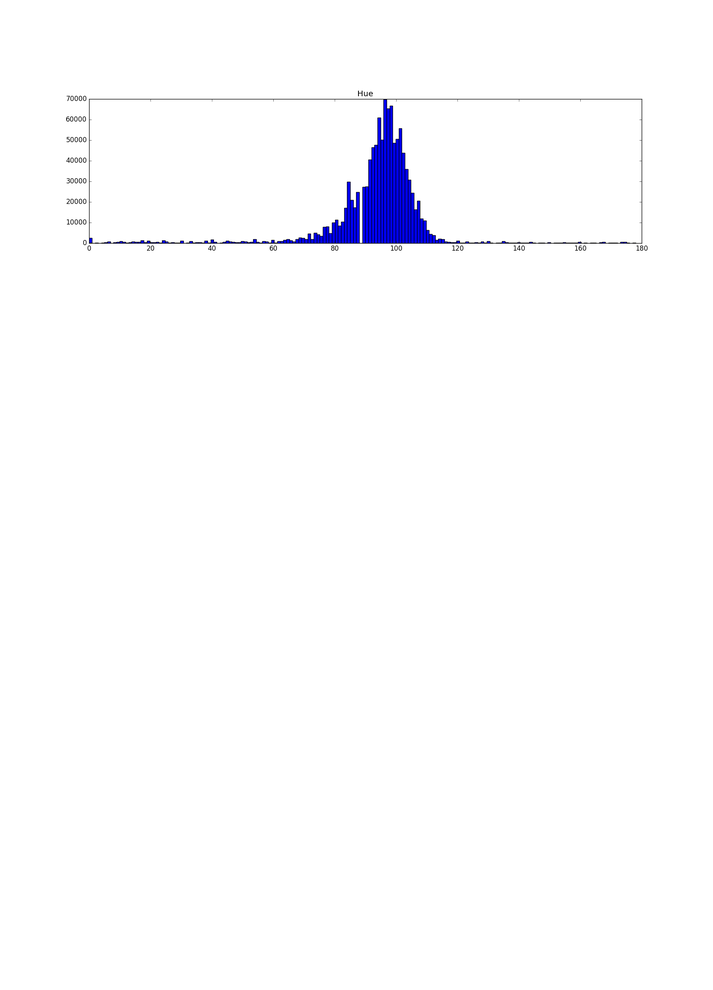
#> input picture testss-hue.png, 713 x 990 px, shrunk from 1800 x 2500 before the run
$ python doEdges.py testss-hue.png   (older library calls are emulated)
#> lines starting #> are read from the running program, lines starting #| are printed output that depends on the picture; after the words box and inside, x2 and y2 are one past the last pixel; in counts of white or black regions, pixels touching at a corner belong together
#!/usr/bin/python

from random import randint
import pdb
import sys
import time
import datetime
import cv2
import numpy as np
from matplotlib import pyplot as plt
from PIL import Image

def inverte(name, imagem):
  imagem = (255-imagem)
  cv2.imwrite(name, imagem)

img = cv2.imread(sys.argv[1],0)
#> img: shape (990, 713); min 4, max 255, mean 252.1
#imgGrey = cv2.cvtColor(img,cv2.COLOR_BGR2GRAY)
ret,thresh=cv2.threshold(img,127,255,0)
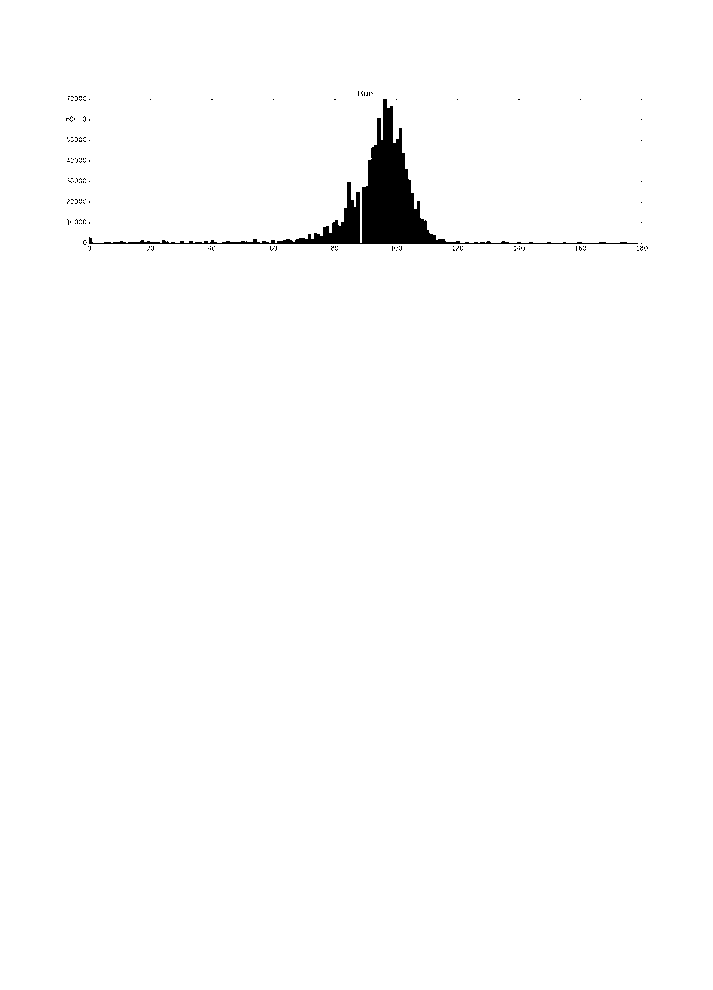
#> thresh: shape (990, 713); 98.8% white; 143 black regions (142 under 20 px), largest, box (x1, y1, x2, y2) and area: (89, 99, 638, 244) 7779

#im2,contours,hierarchy = cv2.findContours(thresh,cv2.RETR_TREE,cv2.CHAIN_APPROX_SIMPLE)
#res = cv2.findContours(thresh,cv2.RETR_TREE,cv2.CHAIN_APPROX_SIMPLE)
namepart = "Z" + str(randint(0,100))
ts=time.time()
st=datetime.datetime.fromtimestamp(ts).strftime('%Y-%m-%d_%H-%M-%S')

#imP = Image.fromarray(res[1])
#im.save("your_file.jpeg")

printname = namepart + "_" + st + ".png"
img1 = cv2.imread(sys.argv[1])
#> img1 is the input picture: shape (990, 713, 3); mean B, G, R 253.8, 251.9, 251.9
h,w,bpp = np.shape(img1)
#> h = 990; w = 713; bpp = 3
edges = cv2.Canny(img,100,200)
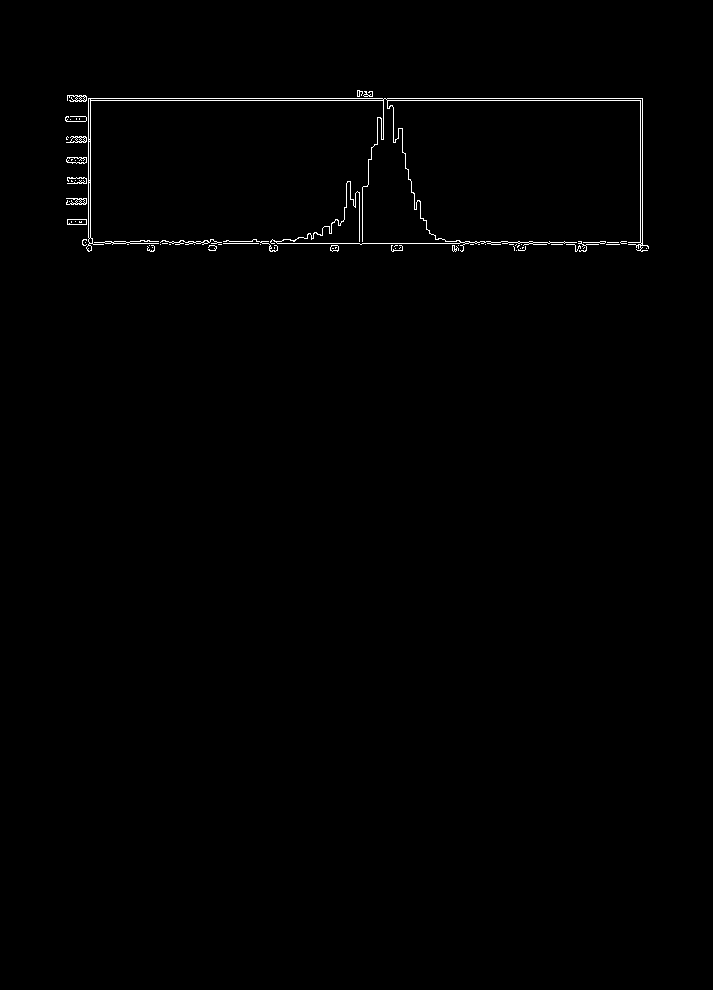
#> edges: shape (990, 713); 0.59% white in thin lines or dots, all inside (x1, y1, x2, y2) = (65, 90, 649, 252)
#cv2.imwrite('messigray.png',edges)
inverte(printname,edges)
he,we = np.shape(edges)
#> he = 990; we = 713
print(str(he) + " " + str(h))
#| 990 990
print(str(we) + " " + str(w))
#| 713 713
print(" " + str(bpp))
#|  3

'''
for i in range(0,(h-1)):
	print edges[i]

print " .. "
for i in range(0,(h-1)):
	print img[i]

#for j in range(0,h):
#		print edges[i][j]


cv2.imshow('matrix',edges)
'''

plt.subplot(121),plt.imshow(img,cmap = 'gray')
plt.title('Original Image'), plt.xticks([]), plt.yticks([])
plt.subplot(122),plt.imshow(edges,cmap = 'gray')
plt.title('Edge Image'), plt.xticks([]), plt.yticks([])
plt.show()
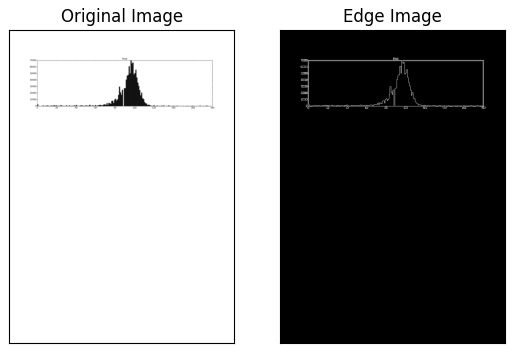
#> figure drawn by matplotlib, 2 panels

$ run again, on kob-3160.png
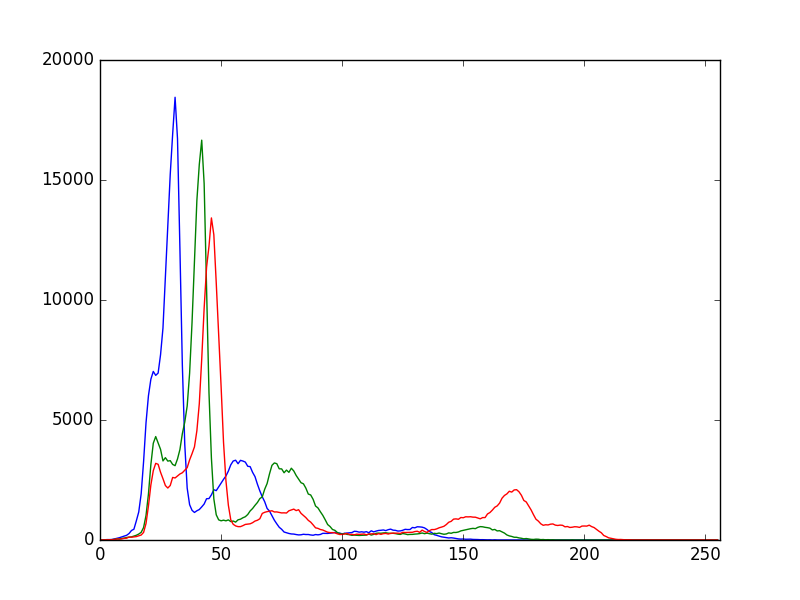
#> input picture kob-3160.png, 800 x 600 px
#> `ret,thresh=cv2.threshold(img,127,255,0)`:
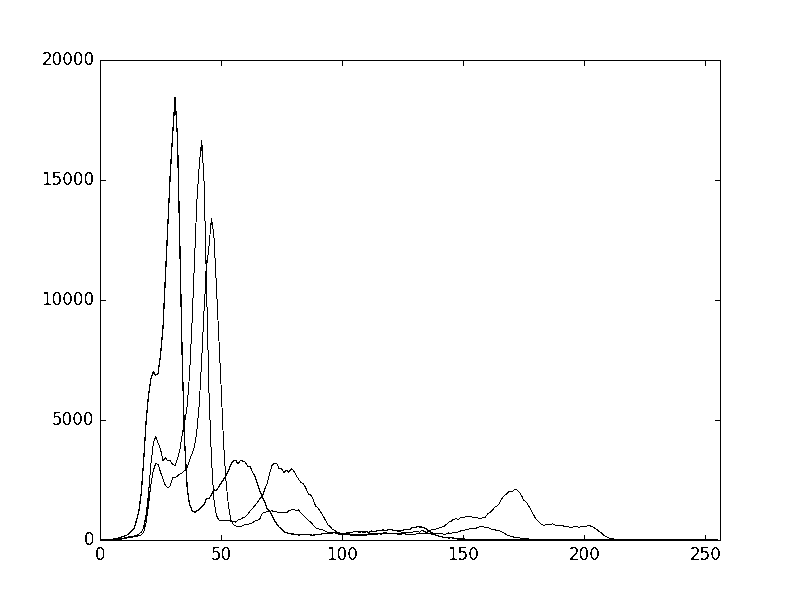
#> thresh: shape (600, 800); 98.3% white; black in thin lines or dots, all inside (x1, y1, x2, y2) = (43, 52, 721, 560)
#> img1 is the input picture: shape (600, 800, 3); mean B, G, R 250.7, 250.3, 250.7
#> edges: shape (600, 800); 2.6% white in thin lines or dots, all inside (x1, y1, x2, y2) = (43, 51, 722, 561)
#| 600 600
#| 800 800
#|  3
#> `plt.show()`:
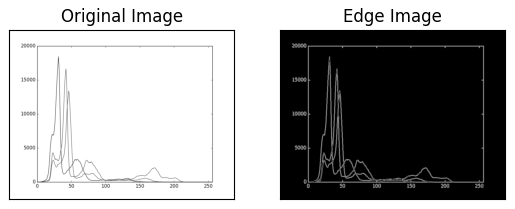
#> figure drawn by matplotlib, 2 panels

$ run again, on myfig.png
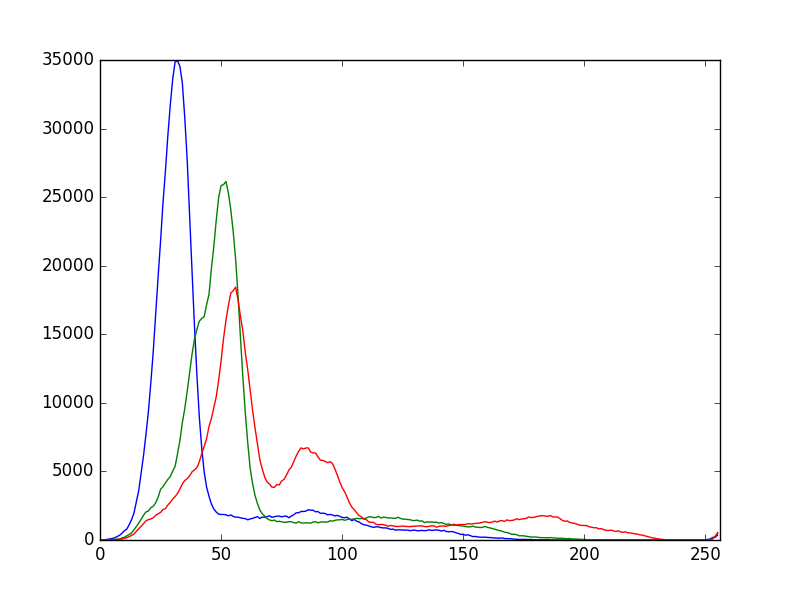
#> input picture myfig.png, 800 x 600 px
#> `ret,thresh=cv2.threshold(img,127,255,0)`:
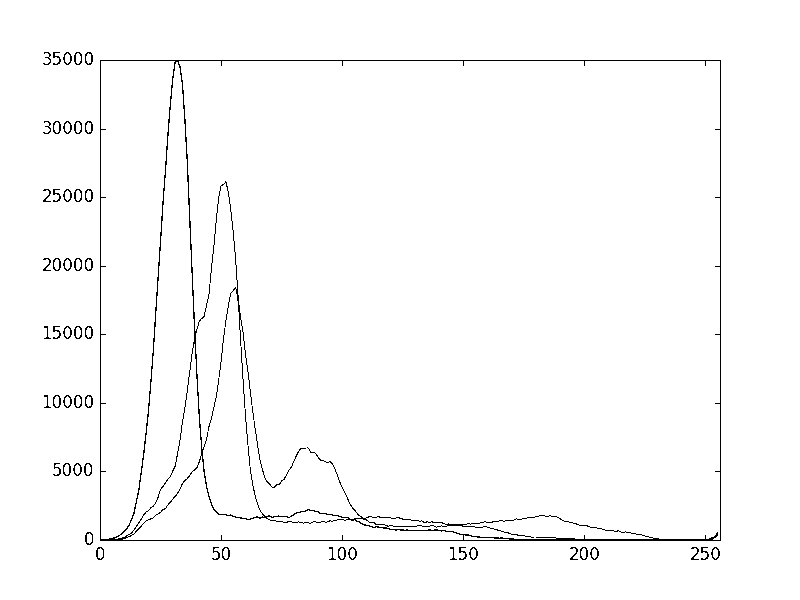
#> thresh: shape (600, 800); 98.3% white; black in thin lines or dots, all inside (x1, y1, x2, y2) = (43, 52, 721, 560)
#> img1 is the input picture: shape (600, 800, 3); mean B, G, R 250.7, 250.1, 250.5
#> edges: shape (600, 800); 2.8% white in thin lines or dots, all inside (x1, y1, x2, y2) = (43, 51, 722, 561)
#| 600 600
#| 800 800
#|  3
#> `plt.show()`:
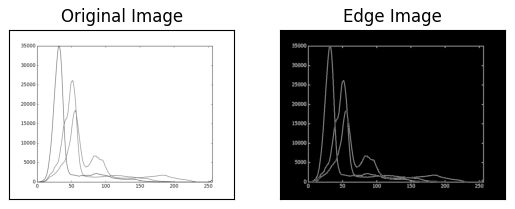
#> figure drawn by matplotlib, 2 panels

$ run again, on testss-lum.png
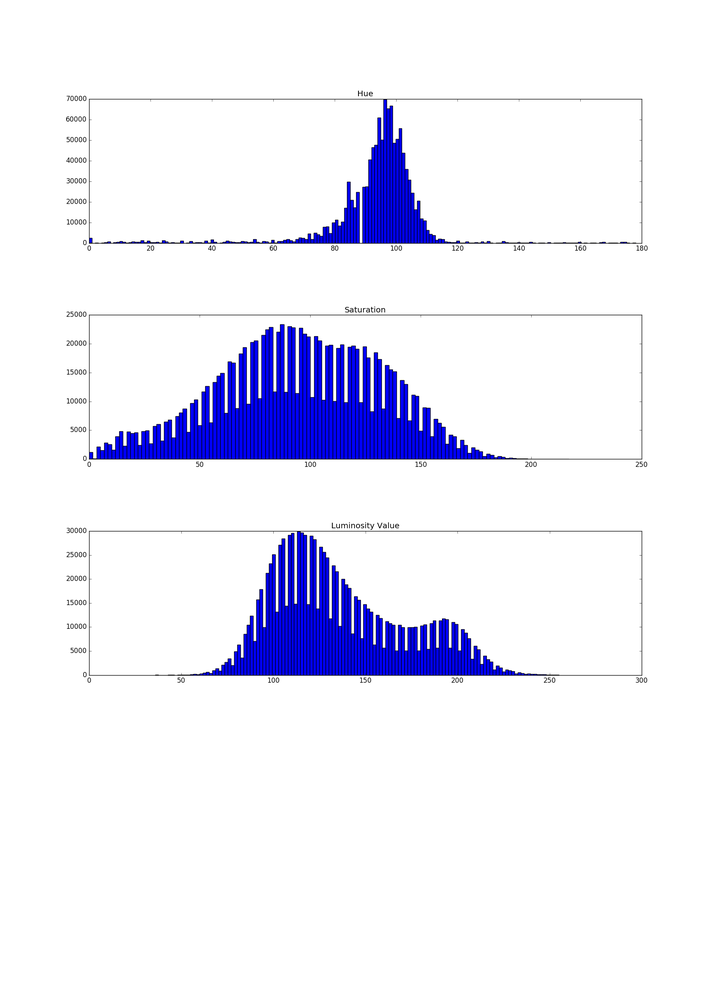
#> input picture testss-lum.png, 713 x 990 px, shrunk from 1800 x 2500 before the run
#> `ret,thresh=cv2.threshold(img,127,255,0)`:
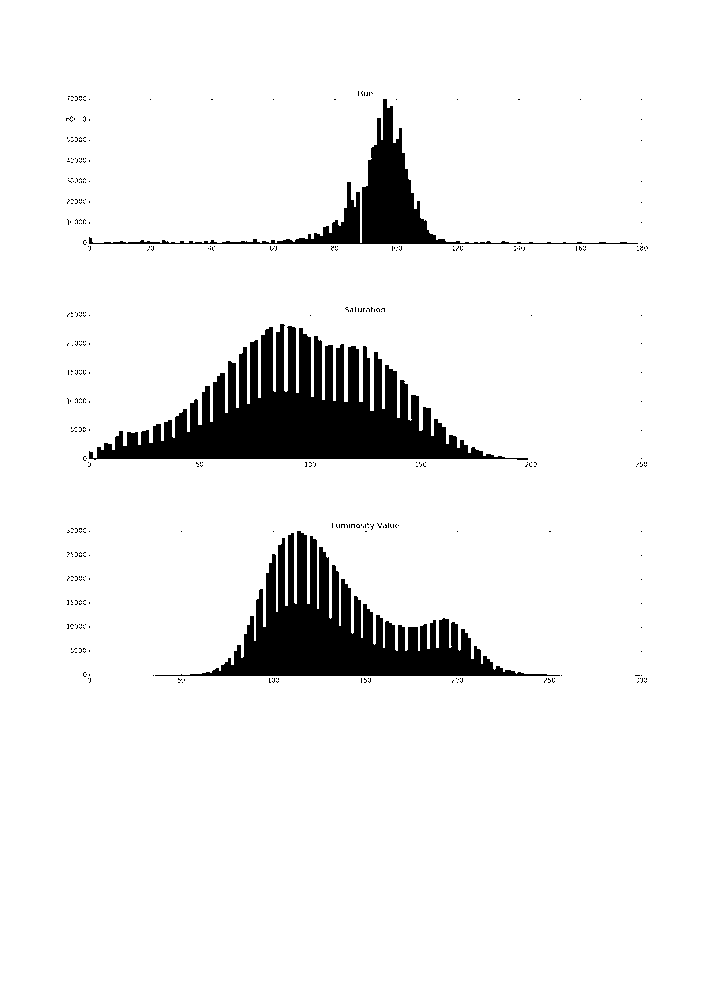
#> thresh: shape (990, 713); 92.7% white; 386 black regions (383 under 20 px), largest, box (x1, y1, x2, y2) and area: (89, 324, 528, 460) 24838, (155, 531, 560, 676) 17933, (89, 99, 638, 244) 7779
#> img1 is the input picture: shape (990, 713, 3); mean B, G, R 249.3, 235.6, 235.6
#> edges: shape (990, 713); 2.2% white in thin lines or dots, all inside (x1, y1, x2, y2) = (65, 90, 649, 684)
#| 990 990
#| 713 713
#|  3
#> `plt.show()`:
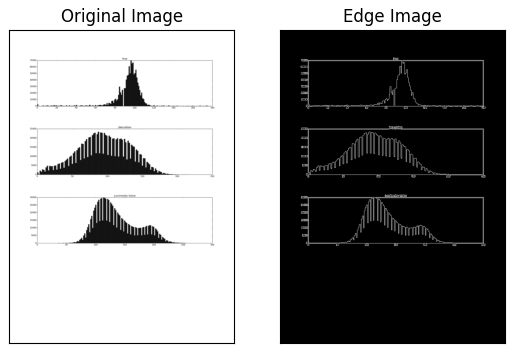
#> figure drawn by matplotlib, 2 panels
